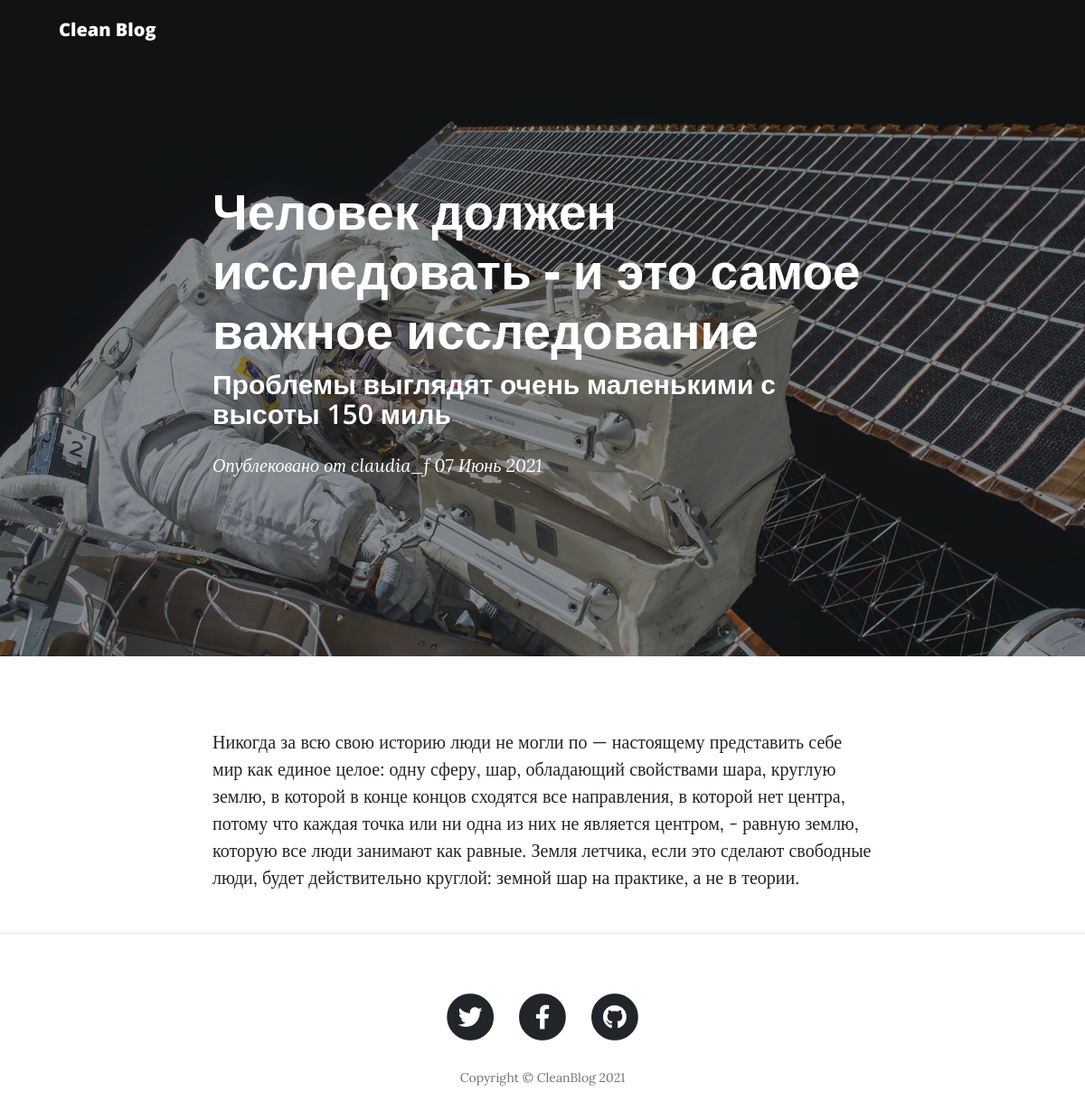
/post/1, run on the app's committed database.
### posts/models.py (models this page shows, shortened)
class Post(models.Model):
    title = models.CharField(max_length=128)
    description = models.CharField(max_length=64, blank=True)
    text = models.TextField()
    created_timestamp = models.DateTimeField(auto_now_add=True)
    user = models.ForeignKey(User, on_delete=models.CASCADE)

### posts/views.py (the view)
# urls.py: path('post/<int:id>', post, name='post'),
def post(request, id):
    post = Post.objects.get(id=id)
    context = {'title': f'Clean Blog - {post.title}', 'post': post}
    return render(request, 'posts/post.html', context)

### posts/templates/posts/post.html (shortened to what this page needs)
<!DOCTYPE html>
<html lang="en">
<head>
    <link href="/static/vendor/bootstrap/css/bootstrap.css" rel="stylesheet">
    <link href="/static/vendor/fontawesome-free/css/all.css" rel="stylesheet" type="text/css">
    <link href="/static/css/clean-blog.css" rel="stylesheet">
</head>
<body>
<nav class="navbar navbar-expand-lg navbar-light fixed-top" id="mainNav">
    <div class="container">
        <a class="navbar-brand" href="index.html">Clean Blog</a>
    </div>
</nav>
<header class="masthead" style="background-image: url('/static/img/post-bg.jpg')">
    <div class="overlay"></div>
    <div class="container">
        <div class="row">
            <div class="col-lg-8 col-md-10 mx-auto">
                <div class="post-heading">
                    <h1>{{ post.title }}</h1>
                    {% if post.description %}
                    <h2 class="subheading">{{ post.description }}</h2>
                    {% endif %}
                    <span class="meta">
                        Опублековано от
                        <a href="#">{{ post.user.username }}</a>
                        {{ post.created_timestamp|date:'d F Y' }}
                    </span>
                </div>
            </div>
        </div>
    </div>
</header>
<article>
    <div class="container">
        <div class="row">
            <div class="col-lg-8 col-md-10 mx-auto">
                <p>
                    {{ post.text }}
                </p>
            </div>
        </div>
    </div>
</article>
<hr>
<footer>
    <div class="container">
        <div class="row">
            <div class="col-lg-8 col-md-10 mx-auto">
                <ul class="list-inline text-center">
                    <li class="list-inline-item">
                        <a href="#">
                <span class="fa-stack fa-lg">
                  <i class="fas fa-circle fa-stack-2x"></i>
                  <i class="fab fa-twitter fa-stack-1x fa-inverse"></i>
                </span>
                        </a>
                    </li>
                    <li class="list-inline-item">
                        <a href="#">
                <span class="fa-stack fa-lg">
                  <i class="fas fa-circle fa-stack-2x"></i>
                  <i class="fab fa-facebook-f fa-stack-1x fa-inverse"></i>
                </span>
                        </a>
                    </li>
                    <li class="list-inline-item">
                        <a href="#">
                <span class="fa-stack fa-lg">
                  <i class="fas fa-circle fa-stack-2x"></i>
                  <i class="fab fa-github fa-stack-1x fa-inverse"></i>
                </span>
                        </a>
                    </li>
                </ul>
                <p class="copyright text-muted">Copyright &copy; CleanBlog 2021</p>
            </div>
        </div>
    </div>
</footer>
</body>
</html>

### static/css/clean-blog.css (style rules this page uses)
body { font-size: 20px; color: #212529; font-family: 'Lora', 'Times New Roman', serif; }
p { line-height: 1.5; margin: 30px 0; }
h1, h2, h3, h4, h5, h6 { font-weight: 800; font-family: 'Open Sans', 'Helvetica Neue', Helvetica, Arial, sans-serif; }
a { color: #212529; transition: all 0.2s; }
#mainNav { position: absolute; border-bottom: 1px solid #e9ecef; background-color: white; font-family: 'Open Sans', 'Helvetica Neue', Helvetica, Arial, sans-serif; }
#mainNav .navbar-brand { font-weight: 800; color: #343a40; }
@media only screen and (min-width: 992px) { #mainNav { border-bottom: 1px solid transparent; background: transparent; } }
@media only screen and (min-width: 992px) { #mainNav .navbar-brand { padding: 10px 20px; color: #fff; } }
@media only screen and (min-width: 992px) { #mainNav { transition: background-color 0.2s; transform: translate3d(0, 0, 0); -webkit-backface-visibility: hidden; backface-visibility: hidden; } }
header.masthead { margin-bottom: 50px; background: no-repeat center center; background-color: #868e96; background-attachment: scroll; position: relative; background-size: cover; }
header.masthead .overlay { position: absolute; top: 0; left: 0; height: 100%; width: 100%; background-color: #212529; opacity: 0.5; }
header.masthead .page-heading, header.masthead .post-heading, header.masthead .site-heading { padding: 200px 0 150px; color: white; }
@media only screen and (min-width: 768px) { header.masthead .page-heading, header.masthead .post-heading, header.masthead .site-heading { padding: 200px 0; } }
header.masthead .post-heading h1 { font-size: 35px; }
header.masthead .post-heading .meta, header.masthead .post-heading .subheading { line-height: 1.1; display: block; }
header.masthead .post-heading .subheading { font-size: 24px; font-weight: 600; margin: 10px 0 30px; font-family: 'Open Sans', 'Helvetica Neue', Helvetica, Arial, sans-serif; }
header.masthead .post-heading .meta { font-size: 20px; font-weight: 300; font-style: italic; font-family: 'Lora', 'Times New Roman', serif; }
header.masthead .post-heading .meta a { color: #fff; }
@media only screen and (min-width: 768px) { header.masthead .post-heading h1 { font-size: 55px; } }
@media only screen and (min-width: 768px) { header.masthead .post-heading .subheading { font-size: 30px; } }
footer { padding: 50px 0 65px; }
footer .list-inline { margin: 0; padding: 0; }
footer .copyright { font-size: 14px; margin-bottom: 0; text-align: center; }

### data on the page
Post: title "Человек должен исследовать - и это самое важное исследование", description "Проблемы выглядят очень маленькими с высоты 150 миль", user.username "claudia_f", created_timestamp "07 Июнь 2021", text "Никогда за всю свою историю люди не могли по — настоящему представить себе мир как единое целое: одну сферу, шар, обладающий свойствами шара, круглую землю, в которой в конце концов сходятся все направления, в которой нет центра, потому что каждая точка или ни одна из них не является центром, - равную землю, которую все люди занимают как равные. Земля летчика, если это сделают свободные люди, будет действительно круглой: земной шар на практике, а не в теории."
